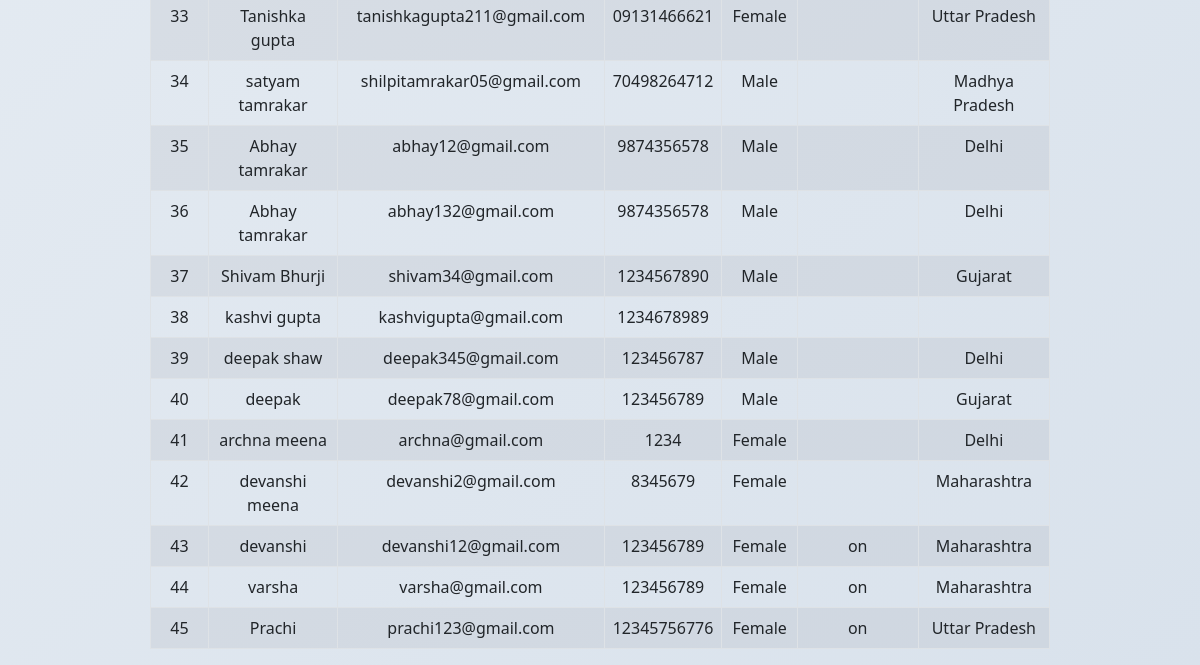
Before: /show_data/ (lower part) with the older database file.
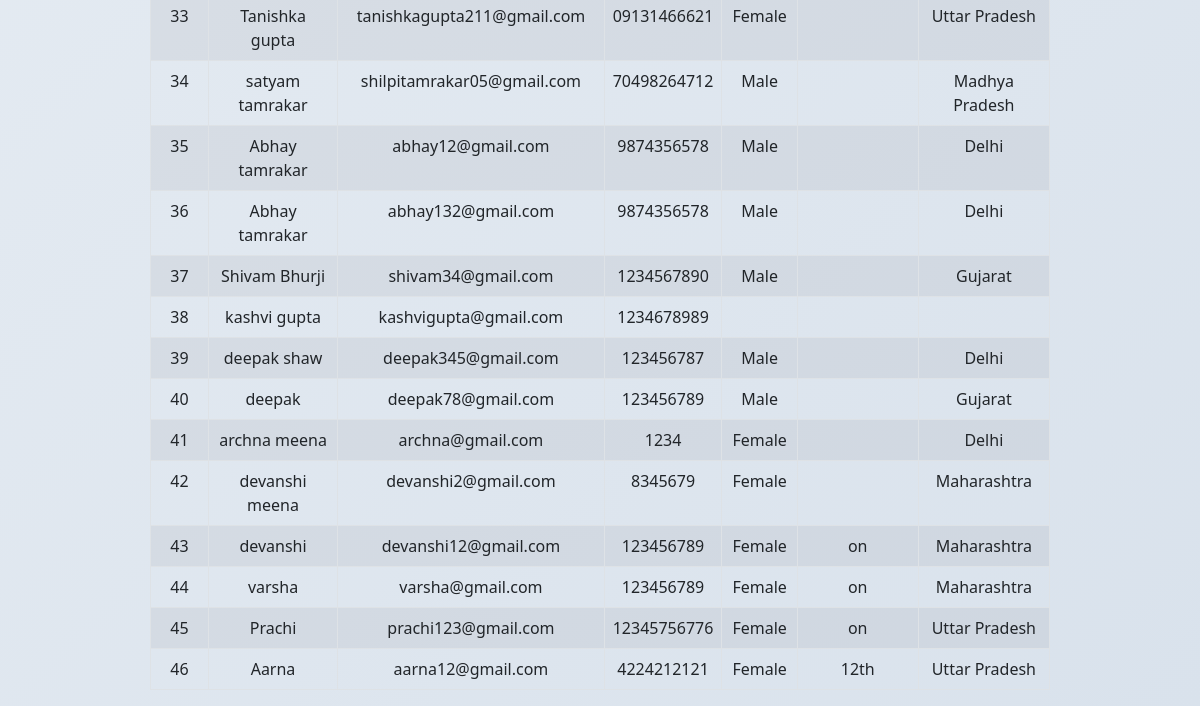
After: the same page with the newer database file.
### app/models.py (models this page shows)
class Employee(models.Model):
    name = models.CharField(max_length=100)
    email = models.EmailField()
    contact = models.CharField()
    gender = models.CharField(max_length=10)
    qualification = models.CharField(max_length=200)
    state = models.CharField(max_length=50)
    image = models.ImageField(upload_to='images/')
    audio = models.FileField(upload_to='audios/')
    video = models.FileField(upload_to='videos/')
    resume = models.FileField(upload_to='resumes/')
    password=models.CharField(max_length=20,null=True)         ##table pehle se created  h ab isme naya column add krna h islie

### app/views.py (the view)
# urls.py: path('show_data/',show_data,name="show_data"),
def show_data(req):
    data = Employee.objects.values('name','email','contact','gender','qualification','state')
    print(data)
    for i in data:
        print(i['name'],i['email'],i['contact'],i['gender'],i['qualification'],i['state'])
    return render(req,'show_data.html',{'data':data})

### app/templates/show_data.html (shortened to what this page needs)
{% extends 'base.html' %}
{% block content %}
<table class="table table-bordered table-striped w-75 mx-auto mt-4 text-center">
<tbody>
    {% for i in data %}
    <tr>
      <td>{{ forloop.counter }}</td>
      <td>{{ i.name }}</td>
      <td>{{ i.email }}</td>
      <td>{{ i.contact }}</td>
      <td>{{ i.gender }}</td>
      <td>{{ i.qualification }}</td>
      <td>{{ i.state }}</td>
    </tr>
    {% endfor %}
  </tbody>
</table>
{% endblock content %}

### app/templates/base.html (shortened to what this page needs)
<!doctype html>
<html lang="en">
<head>
  <link href="https://cdn.jsdelivr.net/npm/bootstrap@5.0.2/dist/css/bootstrap.min.css" rel="stylesheet">
</head>
<body>
{% block content %}
{% endblock %}
</body>
</html>

### app/templates/base.html (style rules this page uses)
body { background: linear-gradient(135deg, #f0f4f8, #d9e2ec); min-height: 100vh; font-family: 'Segoe UI', 'Roboto', sans-serif; color: #1f2937; margin: 0; }

Changed rows visible on the page:
added Employee: name "Aarna", email "aarna12@gmail.com", contact "4224212121", gender "Female", qualification "12th", state "Uttar Pradesh"
